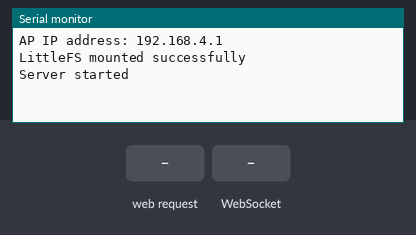
The sketch below on a simulated ESP32. Parts: the last lines printed to the serial monitor. The inputs (shaded band) are chosen by the test bench. Storage starts empty.

Above: at 1.2 s.
1.3 s: HTTP request GET /marquer received
At 2.3 s:
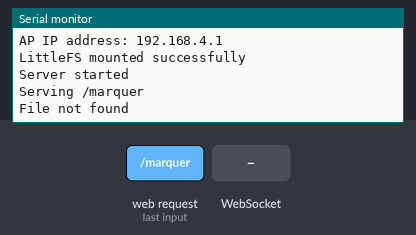
2.8 s: WebSocket text "1" received
At 3.4 s:
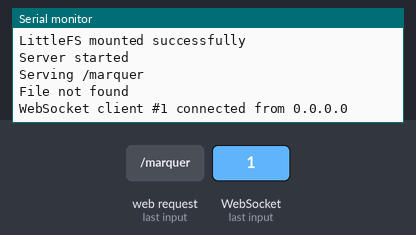
4.3 s: HTTP request GET / received
At 5.7 s:
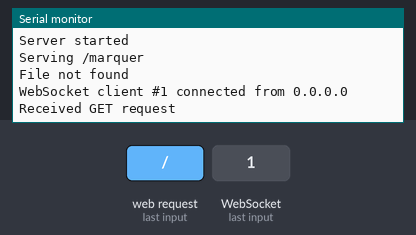

Measured:
- after the input at 1.3 s, the serial monitor: prints a new line at once (image 1)
- after the input at 2.8 s, the serial monitor: prints a new line at once (image 2)
- after the input at 4.3 s, the serial monitor: prints a new line at once (image 3)

The sketch:

MarquerDebug.ino
```cpp
#include <WiFi.h>
#include <AsyncTCP.h>
#include <ESPAsyncWebServer.h>
#include <LittleFS.h>  // Include for LittleFS on ESP32

const char* ssid = "Marquer2";      // SSID (name) of the ESP32 AP
const char* password = "123123123";  // Password for the ESP32 AP

AsyncWebServer server(80);
AsyncWebSocket ws("/ws");  // Create a WebSocket object

// Function to handle WebSocket events
void onWsEvent(AsyncWebSocket *server, AsyncWebSocketClient *client, AwsEventType type, void *arg, uint8_t *data, size_t len) {
  if (type == WS_EVT_CONNECT) {
    Serial.printf("WebSocket client #%u connected from %s\n", client->id(), client->remoteIP().toString().c_str());
  } else if (type == WS_EVT_DISCONNECT) {
    Serial.printf("WebSocket client #%u disconnected\n", client->id());
  }
}

// Function to send messages via WebSocket
void WebPrint(String message) {
  ws.textAll(message);  // Send the message to all connected WebSocket clients
}

void WebPrintln(String message) {
  ws.textAll(message + "\n");  // Send the message with a newline to all connected WebSocket clients
}

void setup() {
  // Serial port initialization
  Serial.begin(115200);

  // Start WiFi AP
  WiFi.mode(WIFI_AP);
  WiFi.softAP(ssid, password);

  // Print ESP32's IP address
  Serial.print("AP IP address: ");
  Serial.println(WiFi.softAPIP());

  // Start the LittleFS file system
  if (!LittleFS.begin(true)) {
    Serial.println("An error occurred while mounting LittleFS");
    return;
  } else {
    Serial.println("LittleFS mounted successfully");
  }

  // WebSocket event handler
  ws.onEvent(onWsEvent);
  server.addHandler(&ws);

  // Route to serve the server1.html file when /marquer is accessed
  server.on("/marquer", HTTP_GET, [](AsyncWebServerRequest *request){
    Serial.println("Serving /marquer");
    if (LittleFS.exists("/controlApp.html")) {
      request->send(LittleFS, "/controlApp.html", "text/html");
      Serial.println("File served successfully");
    } else {
      request->send(404, "text/plain", "File not found");
      Serial.println("File not found");
    }
  });

  // Route to handle incoming GET requests
  server.on("/", HTTP_GET, [](AsyncWebServerRequest *request){
    String message = "Hello from ESP32 AP!";
    request->send(200, "text/plain", message);
    Serial.println("Received GET request");
  });

  // Route to handle incoming POST requests
  server.on("/post_command", HTTP_POST, [](AsyncWebServerRequest *request){
    if (request->hasParam("message", true)) {
      String message = request->getParam("message", true)->value();
      Serial.print("Received POST message: ");
      Serial.println(message);
      WebPrintln("Received POST message: " + message);  // Send message to WebSocket clients
      request->send(200, "text/plain", "Message received");
    } else {
      Serial.println("Received POST request with no message");
      request->send(400, "text/plain", "No message parameter");
    }
  });

  // Start server
  server.begin();
  Serial.println("Server started");
}

void loop() {
  // This is optional, you can add other tasks here if needed
  ws.cleanupClients();  // Cleanup disconnected WebSocket clients
  WebPrintln("Helllooooooo54321");
  delay(100);
}
```
